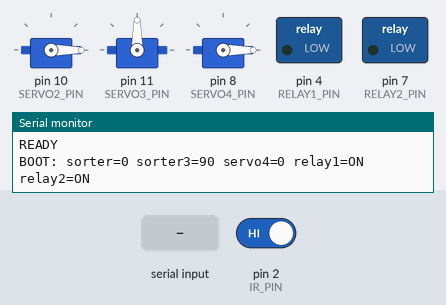
Simulated run of this sketch. Board: Arduino Uno, built with avr-gcc and run on an emulated ATmega328P. Parts: 3 × servo, switched loads named in the sketch (green lamp = pin HIGH), the last lines printed to the serial monitor. Inputs (shaded band) come from the test bench; at power-on: pin 2 (IR_PIN) HIGH.

Above: at 1.6 s.
1.7 s: "SERVO4:OPEN\n" received over Serial
At 2.1 s:
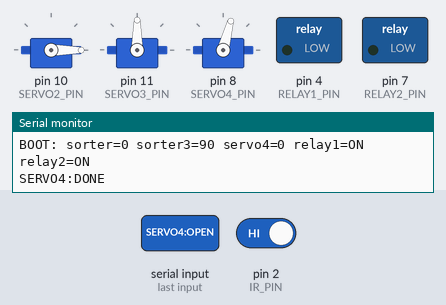
3.2 s: "SERVO2:LEFT\n" received over Serial
At 4.6 s:
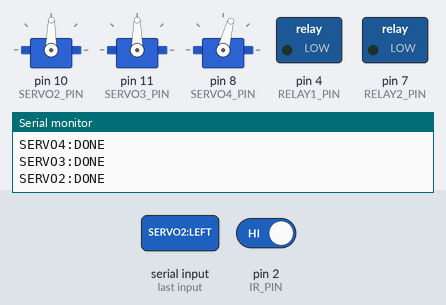
4.9 s: "SERVO4:AUTO_ON\n" received over Serial
At 5.9 s:
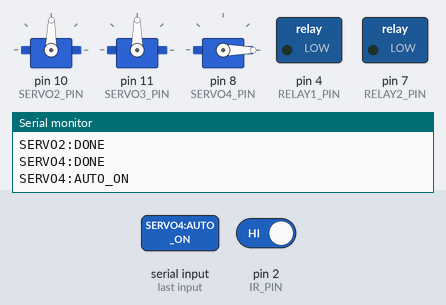
6.4 s: "SERVO2:CENTER\n" received over Serial
At 7.1 s:
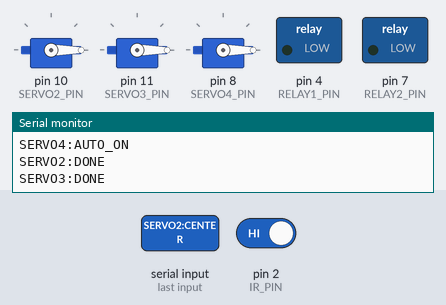
Timing chart, 0 to 13.4 s (numbered marks = the images above; inputs shaded):
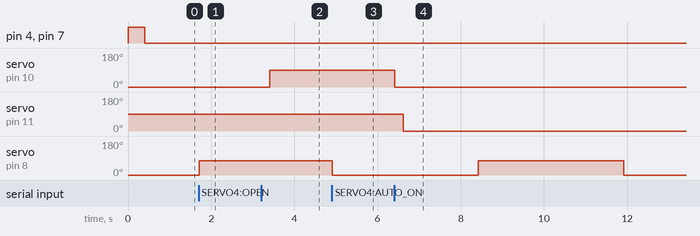

Measured:
- after the input at 1.7 s, servo on pin 8 (SERVO4_PIN): 0° → 75° at once
- after the input at 3.2 s, servo on pin 10 (SERVO2_PIN): 0° → 89° after 0.21 s
- after the input at 4.9 s, servo on pin 8 (SERVO4_PIN): 75° → 0° at once
- after the input at 6.4 s, servo on pin 10 (SERVO2_PIN): 89° → 0° at once; servo on pin 11 (SERVO3_PIN): 90° → 0° after 0.21 s

The sketch:

tomato_sorter.ino
```cpp
/*
 * ============================================================
 * Tomato Sorter v2.0 — Final Production Firmware
 * ============================================================
 *
 * Single firmware that handles all Arduino-side hardware:
 *   - Servo 2 (sorter)      - pin 10  PWM
 *   - Servo 3 (sorter flap) - pin 11  PWM
 *   - Servo 4               - pin 8   PWM
 *   - IR sensor             - pin 2   (interrupt-capable)
 *   - Relay 1 (Fan 1)       - pin 4   (active LOW)
 *   - Relay 2 (Fan 2)       - pin 7   (active LOW)
 *
 * Boot defaults:
 *   - Servo 2 + Servo 3 = OPEN saved positions (safe startup/rest position)
 *   - Servo 1 = DISABLED / not attached
 *   - Relay 1 = ON  (Fan 1 spinning)
 *   - Relay 2 = ON  (Fan 2 spinning)
 *
 * Serial protocol (9600 baud, newline-terminated):
 *
 *   Pi -> Arduino:
 *     SERVO1:OPEN          - disabled (ack only, no movement)
 *     SERVO1:CLOSE         - disabled (ack only, no movement)
 *     SERVO4:OPEN          - servo 4 opens (also turns AUTO off)
 *     SERVO4:CLOSE         - servo 4 closes (also turns AUTO off)
 *     SERVO4:AUTO_ON       - start auto-oscillator (closed<->open every 3.5s)
 *     SERVO4:AUTO_OFF      - stop auto-oscillator (holds current position)
 *     SERVO2:LEFT          - RIPE:   Servo 2 closed + Servo 3 open
 *     SERVO2:CENTER        - UNRIPE: Servo 2 open + Servo 3 closed
 *     SERVO2:RIGHT         - ROTTEN: Servo 2 open + Servo 3 open
 *     RELAY1:ON | OFF      - fan 1
 *     RELAY2:ON | OFF      - fan 2
 *     PING                 - returns PONG
 *     STATUS               - returns full state
 *
 *   Arduino -> Pi (asynchronous):
 *     IR:TRIGGERED         - object detected at sort point
 *     IR:CLEAR             - object passed
 *     SERVO1:DISABLED      - gate servo retired from the system
 *     SERVO4:DONE          - servo 4 movement complete
 *     SERVO2:DONE          - sorter movement complete
 *     READY                - boot complete
 */

#include <Servo.h>

// -------------------- Pin assignments --------------------
const int  SERVO2_PIN = 10;     // sorter
const int  SERVO3_PIN = 11;     // sorter flap 3
const int  SERVO4_PIN = 8;      // servo 4
const int  IR_PIN     = 2;      // interrupt-capable
const int  RELAY1_PIN = 4;      // fan 1
const int  RELAY2_PIN = 7;      // fan 2

// -------------------- Calibrated angles (from config/servo_angles.json)
const int SERVO4_CLOSED = 0;    // saved servo4_closed
const int SERVO4_OPEN   = 75;   // saved servo4_open

const int SORT2_OPEN    = 0;    // saved servo2_open
const int SORT2_CLOSED  = 89;   // saved servo2_closed
const int SORT3_OPEN    = 90;   // saved servo3_open
const int SORT3_CLOSED  = 0;    // saved servo3_closed

// -------------------- Relay polarity --------------------
const int RELAY_ON  = LOW;      // active LOW module
const int RELAY_OFF = HIGH;

// -------------------- Timing --------------------
const int  SERVO_SETTLE_MS     = 200;   // short safety wait between servo commands
const unsigned long IR_DEBOUNCE_MS = 30;
const unsigned long SERVO4_AUTO_INTERVAL_MS = 3500;  // toggle every 3.5s
const long BAUD = 9600;

// -------------------- State --------------------
Servo sorter;
Servo sorter3;
Servo servo4;

int  sorterAngle  = SORT2_OPEN;
int  sorter3Angle = SORT3_OPEN;
int  servo4Angle  = SERVO4_CLOSED;   // boot rest = closed
bool relay1On     = true;       // default ON at boot
bool relay2On     = true;       // default ON at boot

// Servo 4 auto-oscillator state
bool          servo4AutoOn   = false;            // default OFF at boot — only Pi START CYCLE arms it
unsigned long servo4LastFlip = 0;

int           lastIrState = HIGH;
unsigned long lastIrChange = 0;

volatile bool irTriggerPending = false;
volatile bool irClearPending = false;

// ====================================================
// Helpers
// ====================================================
void moveSorter(int deg) {
  sorter.write(deg);
  sorterAngle = deg;
  delay(SERVO_SETTLE_MS);
  Serial.println("SERVO2:DONE");
}

void moveSorter3(int deg) {
  sorter3.write(deg);
  sorter3Angle = deg;
  delay(SERVO_SETTLE_MS);
  Serial.println("SERVO3:DONE");
}

void moveFlapsSafe(int s2Target, int s3Target) {
  // Mechanical rule: Servo 2 and Servo 3 must never both be closed.
  if (s2Target == SORT2_CLOSED && s3Target == SORT3_CLOSED) {
    Serial.println("ERROR:INVALID_FLAP_COMBO");
    return;
  }

  if (s2Target == SORT2_CLOSED) {
    moveSorter3(SORT3_OPEN);
    moveSorter(s2Target);
  } else if (s3Target == SORT3_CLOSED) {
    moveSorter(SORT2_OPEN);
    moveSorter3(s3Target);
  } else {
    moveSorter(SORT2_OPEN);
    moveSorter3(SORT3_OPEN);
  }
}

void moveServo4(int deg) {
  servo4.write(deg);
  servo4Angle = deg;
  delay(SERVO_SETTLE_MS);
  Serial.println("SERVO4:DONE");
}

void setRelay1(bool on) {
  digitalWrite(RELAY1_PIN, on ? RELAY_ON : RELAY_OFF);
  relay1On = on;
  Serial.print("RELAY1:");
  Serial.println(on ? "ON" : "OFF");
}

void setRelay2(bool on) {
  digitalWrite(RELAY2_PIN, on ? RELAY_ON : RELAY_OFF);
  relay2On = on;
  Serial.print("RELAY2:");
  Serial.println(on ? "ON" : "OFF");
}

void onIrChange() {
  if (digitalRead(IR_PIN) == LOW) {
    irTriggerPending = true;
  } else {
    irClearPending = true;
  }
}

// ====================================================
// Setup / Loop
// ====================================================
void setup() {
  // Relays: drive HIGH/OFF first to avoid spurious click on boot
  pinMode(RELAY1_PIN, OUTPUT);
  pinMode(RELAY2_PIN, OUTPUT);
  digitalWrite(RELAY1_PIN, RELAY_OFF);
  digitalWrite(RELAY2_PIN, RELAY_OFF);

  // IR sensor
  pinMode(IR_PIN, INPUT_PULLUP);
  lastIrState = digitalRead(IR_PIN);
  attachInterrupt(digitalPinToInterrupt(IR_PIN), onIrChange, CHANGE);

  // Serial
  Serial.begin(BAUD);
  delay(200);

  // Servos -> safe startup positions
  sorter.attach(SERVO2_PIN);
  sorter3.attach(SERVO3_PIN);
  servo4.attach(SERVO4_PIN);
  sorter.write(SORT2_OPEN);
  sorter3.write(SORT3_OPEN);
  servo4.write(SERVO4_CLOSED);   // boot in CLOSED rest position
  delay(SERVO_SETTLE_MS);
  servo4LastFlip = millis();

  // Fans default ON
  setRelay1(true);
  setRelay2(true);

  Serial.println("READY");
  Serial.print("BOOT: sorter="); Serial.print(sorterAngle);
  Serial.print(" sorter3=");   Serial.print(sorter3Angle);
  Serial.print(" servo4=");    Serial.print(servo4Angle);
  Serial.print(" relay1=");    Serial.print(relay1On ? "ON" : "OFF");
  Serial.print(" relay2=");    Serial.println(relay2On ? "ON" : "OFF");
}

void handleSerial() {
  if (!Serial.available()) return;
  String cmd = Serial.readStringUntil('\n');
  cmd.trim();
  if (cmd.length() == 0) return;

  if      (cmd == "SERVO1:OPEN" || cmd == "SERVO1:CLOSE") Serial.println("SERVO1:DISABLED");

  // Servo 4
  else if (cmd == "SERVO4:OPEN")  { servo4AutoOn = false; moveServo4(SERVO4_OPEN); }
  else if (cmd == "SERVO4:CLOSE") { servo4AutoOn = false; moveServo4(SERVO4_CLOSED); }
  else if (cmd == "SERVO4:AUTO_ON") {
    servo4AutoOn   = true;
    servo4LastFlip = millis();
    moveServo4(SERVO4_CLOSED);                // start from CLOSED
    Serial.println("SERVO4:AUTO_ON");
  }
  else if (cmd == "SERVO4:AUTO_OFF") {
    servo4AutoOn = false;
    Serial.println("SERVO4:AUTO_OFF");
  }

  // Servo 2 + 3 sorter flap pair. Never command both closed.
  else if (cmd == "SERVO2:LEFT")   moveFlapsSafe(SORT2_CLOSED, SORT3_OPEN);   // ripe
  else if (cmd == "SERVO2:CENTER") moveFlapsSafe(SORT2_OPEN, SORT3_CLOSED);   // unripe
  else if (cmd == "SERVO2:RIGHT")  moveFlapsSafe(SORT2_OPEN, SORT3_OPEN);     // rotten/rest

  // Relays
  else if (cmd == "RELAY1:ON")  setRelay1(true);
  else if (cmd == "RELAY1:OFF") setRelay1(false);
  else if (cmd == "RELAY2:ON")  setRelay2(true);
  else if (cmd == "RELAY2:OFF") setRelay2(false);

  // Diagnostics
  else if (cmd == "PING") Serial.println("PONG");
  else if (cmd == "STATUS") {
    Serial.print("STATUS: sorter=");
    Serial.print(sorterAngle);
    Serial.print(" sorter3=");
    Serial.print(sorter3Angle);
    Serial.print(" servo4=");
    Serial.print(servo4Angle);
    Serial.print(" relay1=");
    Serial.print(relay1On ? "ON" : "OFF");
    Serial.print(" relay2=");
    Serial.print(relay2On ? "ON" : "OFF");
    int s = digitalRead(IR_PIN);
    Serial.print(" ir=");
    Serial.println(s == LOW ? "TRIGGERED" : "CLEAR");
  } else {
    Serial.print("UNKNOWN: ");
    Serial.println(cmd);
  }
}

void handleIR() {
  bool triggerPending;
  bool clearPending;

  noInterrupts();
  triggerPending = irTriggerPending;
  clearPending = irClearPending;
  irTriggerPending = false;
  irClearPending = false;
  interrupts();

  unsigned long now = millis();
  if (triggerPending && (lastIrState != LOW || (now - lastIrChange) > IR_DEBOUNCE_MS)) {
    lastIrState = LOW;
    lastIrChange = now;
    Serial.println("IR:TRIGGERED");
  }
  if (clearPending && (lastIrState != HIGH || (now - lastIrChange) > IR_DEBOUNCE_MS)) {
    lastIrState = HIGH;
    lastIrChange = now;
    Serial.println("IR:CLEAR");
  }
}

void handleServo4Auto() {
  if (!servo4AutoOn) return;
  if (millis() - servo4LastFlip < SERVO4_AUTO_INTERVAL_MS) return;

  // Toggle: if currently CLOSED -> OPEN, else -> CLOSED
  int target = (servo4Angle == SERVO4_CLOSED) ? SERVO4_OPEN : SERVO4_CLOSED;
  servo4.write(target);
  servo4Angle    = target;
  servo4LastFlip = millis();
  // No SERVO_SETTLE_MS delay here — keep loop() responsive to serial + IR.
}

void loop() {
  handleSerial();
  handleIR();
  handleServo4Auto();
}
```
